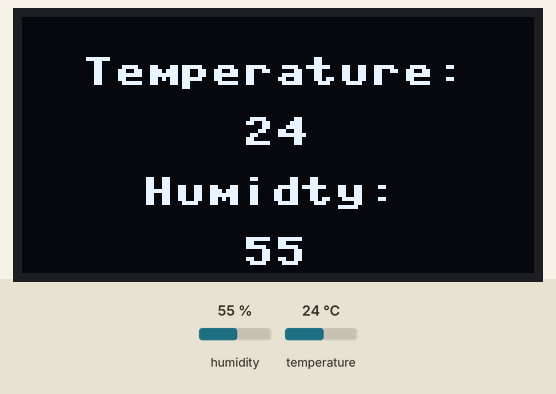
A program run on a simulated Raspberry Pi Pico running MicroPython. On the bench: 128×64 one-colour display. Inputs (shaded band) come from the test bench; at power-on: humidity 55 %, temperature 24 °C.

Above: at 1.2 s.
1.3 s: humidity set to 22 %
At 2.2 s:
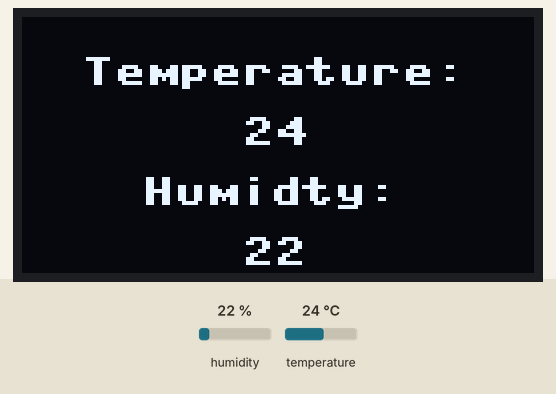
4.5 s: temperature set to 12 °C
At 5.1 s:
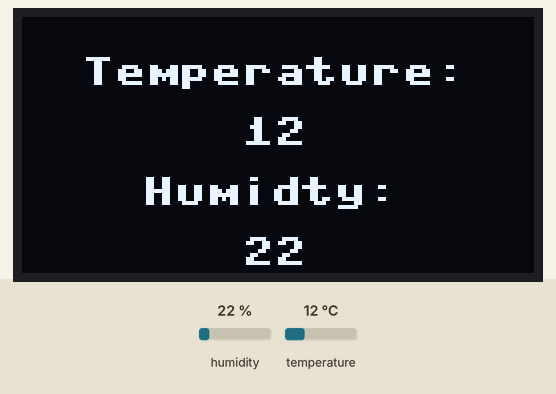
6.2 s: humidity set to 40 %
At 6.9 s:
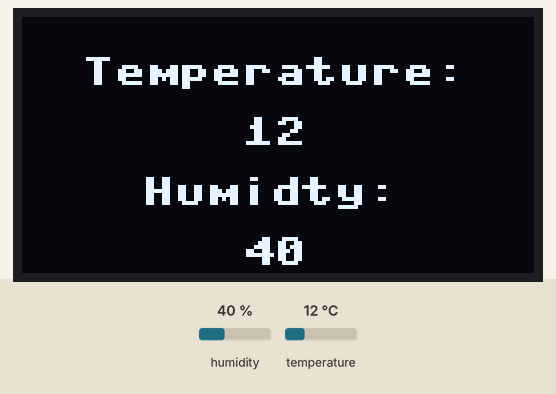
7.9 s: temperature set to 19 °C
Timing chart, 0 to 10.7 s (numbered marks = the images above; inputs shaded):
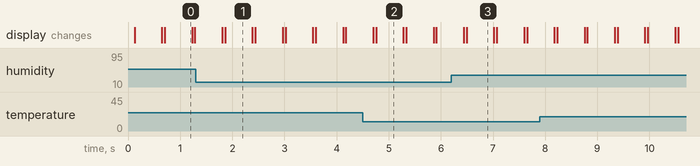

The program:

thermometer_v2.py
```python
from machine import Pin, I2C #to acces the hardware picobricks
from picobricks import SSD1306_I2C, SHTC3 #oled library
import utime #time library
#to acces the hardware picobricks
WIDTH=128
HEIGHT=64
#define the weight and height picobricks

i2c = I2C(0, scl=Pin(5), sda=Pin(4))   # Init I2C using pins
oled = SSD1306_I2C(WIDTH, HEIGHT, i2c)
shtc_sensor = SHTC3(i2c)

while True:
	oled.fill(0)#clear OLED
	oled.show()
	temperature = shtc_sensor.temperature()
	humidity = shtc_sensor.humidity()
	oled.text("Temperature: ",15,10)#print "Temperature: " on the OLED at x=15 y=10
	oled.text(str(int(temperature)),55,25)
	oled.text("Humidty: ", 30,40)
	oled.text(str(int(humidity)),55,55)
	oled.show()#show on OLED
	utime.sleep(0.5)#wait for a half second
```

Measured:
- after the input at 1.3 s, the display: first differs from a run without the input after 0.56 s (image 1)
- after the input at 4.5 s, the display: first differs from a run without the input after 0.26 s (image 2)
- after the input at 6.2 s, the display: first differs from a run without the input after 0.29 s (image 3)
- what the display in image 0 shows lasts 0.5 s, from 0.7 s to 1.2 s
